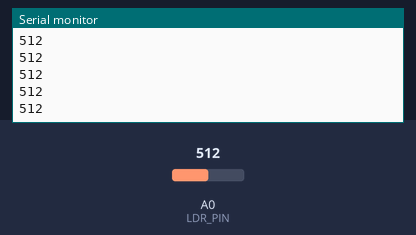
A sketch run on a simulated Arduino Uno, built with avr-gcc and run on an emulated ATmega328P. Shown: the last lines printed to the serial monitor. The inputs (shaded band) are chosen by the test bench; at power-on: A0 (LDR_PIN) = 512.

Above: at 1.2 s.
1.3 s: A0 (LDR_PIN) set to 716
At 1.31 s:
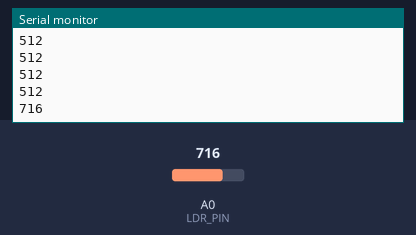
2.8 s: A0 (LDR_PIN) set to 900
At 2.81 s:
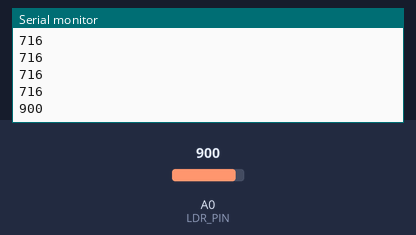
Timing chart, 0 to 5.8 s (numbered marks = the images above; inputs shaded):
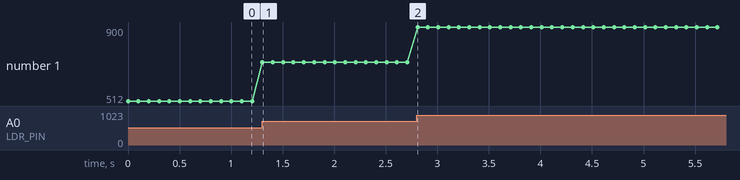

The sketch:

AnalogInput.ino
```cpp
// Define the LDR pin
const int LDR_PIN = A0;

void setup() {
  // Initialize serial communication
  Serial.begin(9600);
}

void loop() {
  // Read the value of the LDR sensor
  int ldrValue = analogRead(LDR_PIN);

  // Print the value of the LDR sensor to the serial monitor
  Serial.println(ldrValue);

  // Delay for a short period of time to avoid reading the sensor too frequently
  delay(100);
}
```

Measured:
- after the input at 1.3 s, the serial monitor: prints a new line at once (image 1)
- after the input at 2.8 s, the serial monitor: prints a new line at once (image 2)
- plotted number 1: 512 → 716 after the input at 1.3 s, 716 → 900 after the input at 2.8 s
